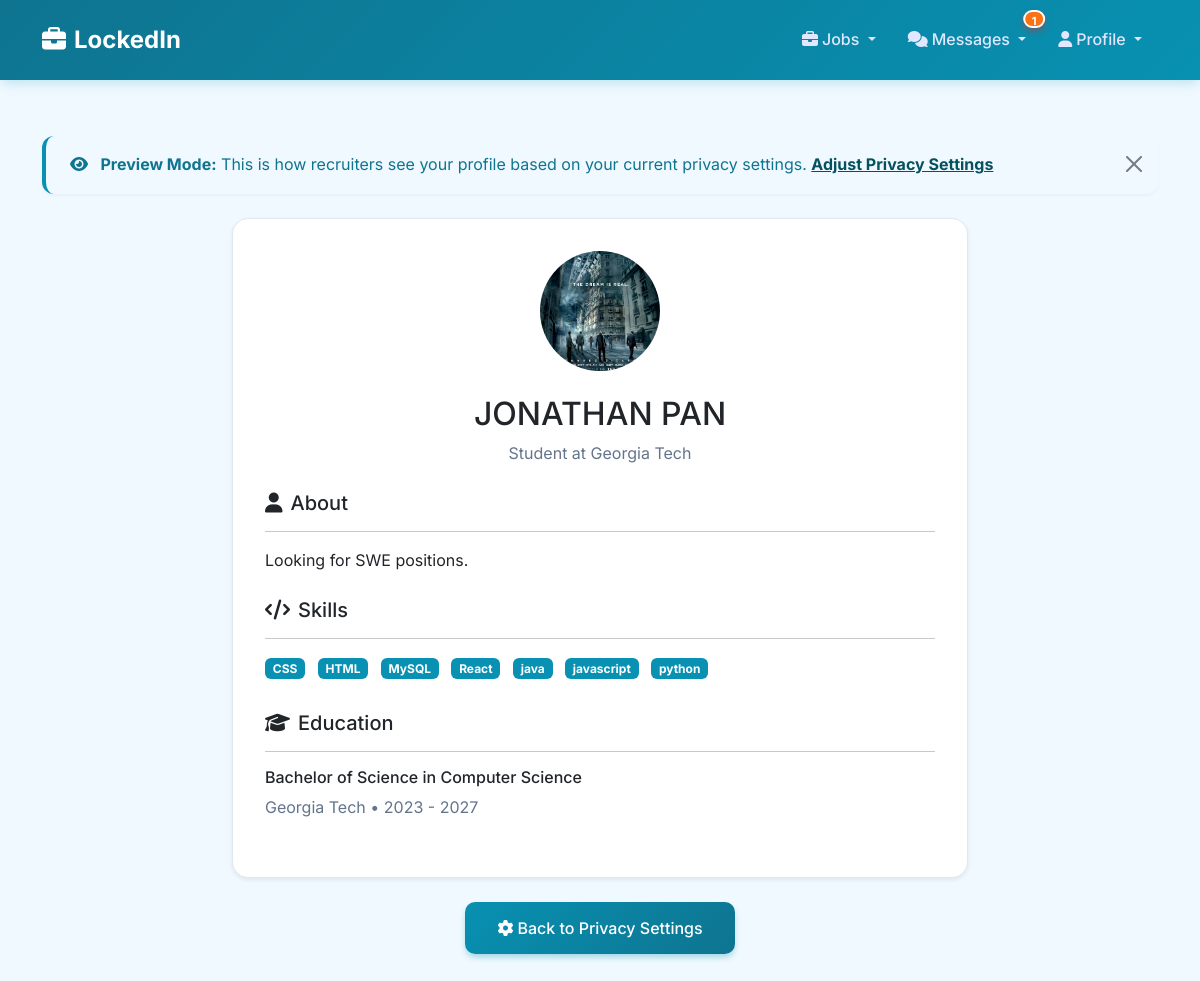
Screenshot of /profile/preview/ (signed in) with the database file from the repository.
### profiles/models.py (models this page shows, shortened)
class JobSeekerProfile(models.Model):
    user = models.OneToOneField(CustomUser, on_delete=models.CASCADE, related_name='job_seeker_profile')
    headline = models.CharField(max_length=200, help_text="Professional headline or title")
    bio = models.TextField(max_length=1000, blank=True, help_text="Brief professional summary")
    location = models.CharField(max_length=100, blank=True)
    latitude = models.DecimalField(max_digits=9, decimal_places=6, null=True, blank=True, help_text="Latitude coordinate")
    longitude = models.DecimalField(max_digits=9, decimal_places=6, null=True, blank=True, help_text="Longitude coordinate")
    commute_radius_miles = models.IntegerField(default=25, help_text="Preferred commute radius in miles")
    phone = models.CharField(max_length=20, blank=True)
    website = models.URLField(blank=True)
    linkedin_url = models.URLField(blank=True)
    github_url = models.URLField(blank=True)
    portfolio_url = models.URLField(blank=True)
    profile_picture = models.ImageField(upload_to='profile_pictures/', blank=True, null=True)
    is_public = models.BooleanField(default=True, help_text="Make profile visible to recruiters")
    created_at = models.DateTimeField(auto_now_add=True)
    updated_at = models.DateTimeField(auto_now=True)

class CustomUser(AbstractUser):
    USER_TYPE_CHOICES = [
        ('job_seeker', 'Job Seeker'),
        ('recruiter', 'Recruiter'),
        ('admin', 'Administrator'),
    ]
    STATUS_CHOICES = [
        ('active', 'Active'),
        ('suspended', 'Suspended'),
        ('flagged', 'Flagged'),
    ]
    user_type = models.CharField(max_length=20, choices=USER_TYPE_CHOICES, default='job_seeker')
    status = models.CharField(max_length=20, choices=STATUS_CHOICES, default='active')
    created_at = models.DateTimeField(auto_now_add=True)
    updated_at = models.DateTimeField(auto_now=True)

class Skill(models.Model):
    SKILL_LEVELS = [
        ('beginner', 'Beginner'),
        ('intermediate', 'Intermediate'),
        ('advanced', 'Advanced'),
        ('expert', 'Expert'),
    ]
    profile = models.ForeignKey(JobSeekerProfile, on_delete=models.CASCADE, related_name='skills')
    name = models.CharField(max_length=100)
    level = models.CharField(max_length=20, choices=SKILL_LEVELS, default='intermediate')
    created_at = models.DateTimeField(auto_now_add=True)
    class Meta:
        unique_together = ['profile', 'name']
        ordering = ['name']

class Education(models.Model):
    profile = models.ForeignKey(JobSeekerProfile, on_delete=models.CASCADE, related_name='education')
    institution = models.CharField(max_length=200)
    degree = models.CharField(max_length=100)
    field_of_study = models.CharField(max_length=100, blank=True)
    start_date = models.DateField()
    end_date = models.DateField(blank=True, null=True, help_text="Leave blank if currently enrolled")
    gpa = models.DecimalField(max_digits=3, decimal_places=2, blank=True, null=True)
    description = models.TextField(max_length=500, blank=True)
    created_at = models.DateTimeField(auto_now_add=True)
    class Meta:
        ordering = ['-start_date']

### profiles/views.py (the view)
# urls.py: path('profile/preview/', views.preview_profile, name='preview_profile'),
@login_required
def preview_profile(request):
    if request.user.user_type != 'job_seeker':
        messages.error(request, 'Only job seekers can preview their profile.')
        return redirect('home')
    try:
        profile = request.user.job_seeker_profile
    except JobSeekerProfile.DoesNotExist:
        messages.error(request, 'Please create your profile first.')
        return redirect('create_profile')
    try:
        privacy_settings_obj = profile.privacy_settings
    except PrivacySettings.DoesNotExist:
        privacy_settings_obj = PrivacySettings.objects.create(profile=profile)
    context = {
        'user_profile': profile,
        'privacy_settings': privacy_settings_obj,
        'is_preview': True,
    }
    return render(request, 'profiles/profile_preview.html', context)

### profiles/templates/profiles/profile_preview.html (shortened to what this page needs)
{% extends 'base.html' %}
{% block content %}
<div class="container mt-4">
    <div class="alert alert-info alert-dismissible fade show" role="alert">
        <i class="fas fa-eye me-2"></i>
        <strong>Preview Mode:</strong> This is how recruiters see your profile based on your current privacy settings.
        <a href="{% url 'privacy_settings' %}" class="alert-link">Adjust Privacy Settings</a>
        <button type="button" class="btn-close" data-bs-dismiss="alert"></button>
    </div>
    <div class="row">
        <div class="col-lg-8 mx-auto">
            <div class="card shadow-sm">
                <div class="card-body">
                    <div class="text-center mb-4">
                        {% if privacy_settings.show_profile_photo and user_profile.profile_picture %}
                            <img src="{{ user_profile.profile_picture.url }}" alt="Profile" class="rounded-circle mb-3" style="width: 120px; height: 120px; object-fit: cover;">
                        {% elif not privacy_settings.show_profile_photo or privacy_settings.anonymous_mode %}
                            <div class="rounded-circle bg-secondary d-inline-flex align-items-center justify-content-center mb-3" style="width: 120px; height: 120px;">
                                <i class="fas fa-user fa-3x text-white"></i>
                            </div>
                        {% endif %}
                        <h2>
                            {% if privacy_settings.show_full_name and not privacy_settings.anonymous_mode %}
                                {{ user_profile.user.get_full_name }}
                            {% else %}
                                Anonymous Job Seeker
                            {% endif %}
                        </h2>
                        <p class="text-muted">{{ user_profile.headline }}</p>
                    </div>
                    {% if user_profile.bio %}
                    <div class="mb-4">
                        <h5><i class="fas fa-user me-2"></i>About</h5>
                        <hr>
                        <p>{{ user_profile.bio }}</p>
                    </div>
                    {% endif %}
                    {% if privacy_settings.show_skills and user_profile.skills.exists %}
                    <div class="mb-4">
                        <h5><i class="fas fa-code me-2"></i>Skills</h5>
                        <hr>
                        <div>
                            {% for skill in user_profile.skills.all %}
                                <span class="badge bg-primary me-2 mb-2">{{ skill.name }}</span>
                            {% endfor %}
                        </div>
                    </div>
                    {% endif %}
                    {% if privacy_settings.show_education and user_profile.education.exists %}
                    <div class="mb-4">
                        <h5><i class="fas fa-graduation-cap me-2"></i>Education</h5>
                        <hr>
                        {% for edu in user_profile.education.all %}
                        <div class="mb-3">
                            <h6>{{ edu.degree }} in {{ edu.field_of_study }}</h6>
                            <p class="text-muted mb-1">
                                {{ edu.institution }} • {{ edu.start_date|date:"Y" }} - {% if edu.end_date %}{{ edu.end_date|date:"Y" }}{% else %}Present{% endif %}
                            </p>
                        </div>
                        {% endfor %}
                    </div>
                    {% endif %}
                </div>
            </div>
            <div class="text-center mt-4">
                <a href="{% url 'privacy_settings' %}" class="btn btn-primary">
                    <i class="fas fa-cog me-1"></i>Back to Privacy Settings
                </a>
            </div>
        </div>
    </div>
</div>
{% endblock %}

### profiles/templates/base.html (style rules this page uses)
:root { --primary-color: #0891b2; --primary-dark: #0e7490; --primary-light: #06b6d4; --accent-color: #f97316; --accent-dark: #ea580c; --secondary-color: #64748b; --success-color: #10b981; --danger-color: #dc2626; --warning-color: #f59e0b; --light-bg: #f0f9ff; --card-bg: #ffffff; --dark-text: #0f172a; --medium-text: #334155; --light-text: #64748b; --border-color: #cbd5e1; --border-light: #e2e8f0; }
body { font-family: 'Inter', -apple-system, BlinkMacSystemFont, sans-serif; background-color: var(--light-bg); color: var(--dark-text); line-height: 1.6; }
.badge.bg-primary { background: var(--primary-color) !important; color: white !important; }
.card { border: 1px solid var(--border-light); box-shadow: 0 4px 6px -1px rgba(8, 145, 178, 0.08), 0 2px 4px -1px rgba(8, 145, 178, 0.04); border-radius: 16px; background: var(--card-bg); transition: all 0.3s ease; }
.card-body { padding: 2rem; }
.btn-primary { background: linear-gradient(135deg, var(--primary-color) 0%, var(--primary-dark) 100%); border: none; border-radius: 10px; padding: 0.875rem 2rem; font-weight: 600; font-size: 1rem; transition: all 0.3s ease; box-shadow: 0 4px 6px -1px rgba(8, 145, 178, 0.35); color: white !important; }
.alert { border: none; border-radius: 12px; padding: 1rem 1.5rem; margin-bottom: 1.5rem; border-left: 4px solid; box-shadow: 0 2px 4px -1px rgba(0, 0, 0, 0.06); }
.alert-info { background-color: #f0f9ff; color: #0e7490; border-left-color: var(--primary-color); }
.text-muted { color: var(--light-text) !important; }
.text-center a { color: var(--primary-color); text-decoration: none; font-weight: 500; transition: color 0.2s ease; }
a { color: var(--primary-color); transition: color 0.2s ease; }
.mb-3 { margin-bottom: 1.5rem !important; }

### rows the page displays
JobSeekerProfile: profile_picture (picture), user.get_full_name "JONATHAN PAN", headline "Student at Georgia Tech", bio "Looking for SWE positions."
Skill: name "CSS"
Skill: name "HTML"
Skill: name "MySQL"
Skill: name "React"
Skill: name "java"
Skill: name "javascript"
Skill: name "python"
Education: degree "Bachelor of Science", field_of_study "Computer Science", institution "Georgia Tech", start_date "2023", end_date "2027"
